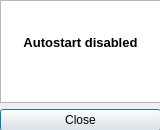
<?xml version="1.0" encoding="UTF-8"?>
<ui version="4.0">
 <class>Dialog</class>
 <widget class="QDialog" name="Dialog">
  <property name="enabled">
   <bool>true</bool>
  </property>
  <property name="geometry">
   <rect>
    <x>0</x>
    <y>0</y>
    <width>160</width>
    <height>130</height>
   </rect>
  </property>
  <property name="sizePolicy">
   <sizepolicy hsizetype="Fixed" vsizetype="Fixed">
    <horstretch>0</horstretch>
    <verstretch>0</verstretch>
   </sizepolicy>
  </property>
  <property name="windowTitle">
   <string>Autostart</string>
  </property>
  <property name="windowIcon">
   <iconset>
    <normaloff>assets/logo_small.png</normaloff>assets/logo_small.png</iconset>
  </property>
  <widget class="QWidget" name="gridLayoutWidget">
   <property name="geometry">
    <rect>
     <x>0</x>
     <y>0</y>
     <width>161</width>
     <height>131</height>
    </rect>
   </property>
   <layout class="QGridLayout" name="gridLayout">
    <item row="1" column="0">
     <widget class="QPushButton" name="close">
      <property name="text">
       <string>Close</string>
      </property>
     </widget>
    </item>
    <item row="0" column="0">
     <widget class="QTextBrowser" name="textBrowser">
      <property name="html">
       <string>&lt;!DOCTYPE HTML PUBLIC &quot;-//W3C//DTD HTML 4.0//EN&quot; &quot;http://www.w3.org/TR/REC-html40/strict.dtd&quot;&gt;
&lt;html&gt;&lt;head&gt;&lt;meta name=&quot;qrichtext&quot; content=&quot;1&quot; /&gt;&lt;style type=&quot;text/css&quot;&gt;
p, li { white-space: pre-wrap; }
&lt;/style&gt;&lt;/head&gt;&lt;body style=&quot; font-family:'Noto Sans'; font-size:10pt; font-weight:400; font-style:normal;&quot;&gt;
&lt;p align=&quot;center&quot; style=&quot;-qt-paragraph-type:empty; margin-top:0px; margin-bottom:0px; margin-left:0px; margin-right:0px; -qt-block-indent:0; text-indent:0px;&quot;&gt;&lt;br /&gt;&lt;/p&gt;
&lt;p align=&quot;center&quot; style=&quot;-qt-paragraph-type:empty; margin-top:0px; margin-bottom:0px; margin-left:0px; margin-right:0px; -qt-block-indent:0; text-indent:0px; font-weight:600;&quot;&gt;&lt;br /&gt;&lt;/p&gt;
&lt;p align=&quot;center&quot; style=&quot; margin-top:0px; margin-bottom:0px; margin-left:0px; margin-right:0px; -qt-block-indent:0; text-indent:0px;&quot;&gt;&lt;span style=&quot; font-weight:600;&quot;&gt;Autostart disabled&lt;/span&gt;&lt;/p&gt;&lt;/body&gt;&lt;/html&gt;</string>
      </property>
     </widget>
    </item>
   </layout>
  </widget>
 </widget>
 <resources/>
 <connections/>
</ui>
